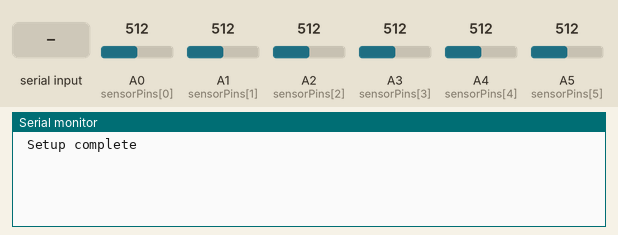
Bench run of a sketch on a simulated Arduino Uno, built with avr-gcc and run on an emulated ATmega328P. Shown: the last lines printed to the serial monitor. Inputs (shaded band) come from the test bench; at power-on: A0 (sensorPins[0]) = 512, A1 (sensorPins[1]) = 512, A2 (sensorPins[2]) = 512, A3 (sensorPins[3]) = 512, A4 (sensorPins[4]) = 512, A5 (sensorPins[5]) = 512.

Above: at 1.2 s.
1.3 s: "r\n" received over Serial
At 2.2 s:
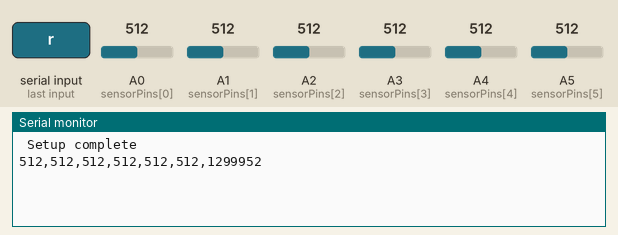
2.8 s: byte 114 (114) received over Serial
At 3.4 s:
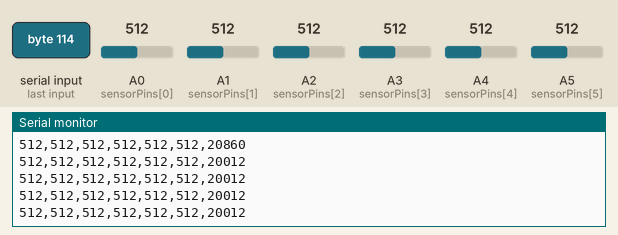

The sketch:

PhotoGateReader.ino
```cpp
// set the number of analog pins you want to use
int numReadings = 6;


// select the input pins
int sensorPins[6] = {A0, A1, A2, A3, A4, A5};

long current_time = 0L;
long previous_time = 0L;

// variables for analog reads
int analogData[6];

int val;
long time_diff;

// define sampling interval
long interval = 20000L; //microseconds.
// for example: 10,0000 microseconds = 10 milliseconds. This corresponds to 100 Hz


void setup() {
  Serial.begin(115200);
  Serial.println(" Setup complete");
}

void loop() {
  current_time = micros();

  if (Serial.available() > 0){
    val = Serial.read();
  }

  if (current_time - previous_time >= interval){
    if (val == 114)
    { // 114 = "r"
      time_diff = current_time - previous_time;

      // read all sensors
      for (int i = 0; i < numReadings; i++) {
        analogData[i] =  analogRead(sensorPins[i]);
        Serial.print(analogData[i]);
        Serial.print(",");
      }
        // update time immediately after analog
        // data have been sent
        previous_time = current_time;

        // print time diff in microseconds between readings
        Serial.print(time_diff);
        Serial.print("\n");

        Serial.flush();

        // empty buffer
        while (!(UCSR0A & (1 << UDRE0)))  // Wait for empty transmit buffer
              UCSR0A |= 1 << TXC0;  // mark transmission not complete
        while (!(UCSR0A & (1 << TXC0)));   // Wait for the transmission to complete

    }
  }
}
```

Measured:
- after the input at 1.3 s, the serial monitor: prints a new line at once (image 1)
- after the input at 2.8 s, the serial monitor: prints a new line at once (image 2)
